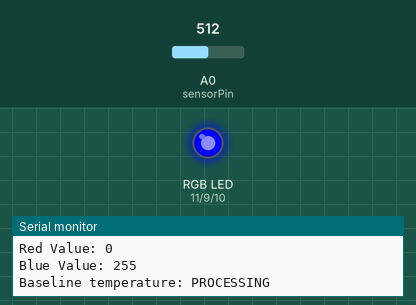
Recording of a sketch running on a simulated Arduino Uno, built with avr-gcc and run on an emulated ATmega328P. On the bench: an RGB LED mixed from three pins (HIGH = lit), the last lines printed to the serial monitor. The inputs (shaded band) are chosen by the test bench; at power-on: A0 (sensorPin) = 512.

Above: at 1.2 s.
1.3 s: A0 (sensorPin) set to 513
At 2.02 s:
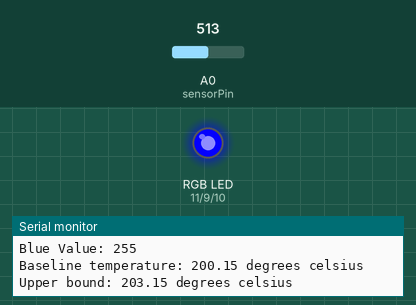
4.3 s: A0 (sensorPin) set to 306
At 5.0 s:
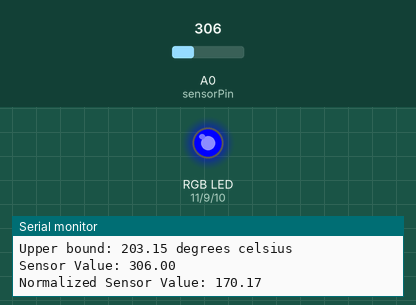
5.8 s: A0 (sensorPin) set to 716
At 7.6 s:
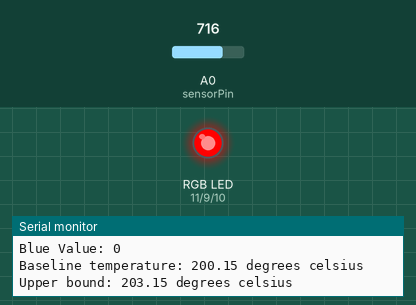
Timing chart, 0 to 9.1 s (numbered marks = the images above; inputs shaded):
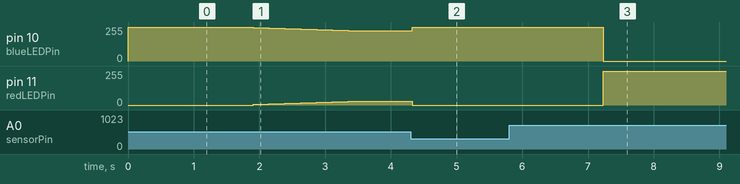

Measured:
- after the input at 1.3 s, pin 10 (blueLEDPin): moves from 255/255 to 226/255 over 1.5 s, starting after 0.60 s; pin 11 (redLEDPin): moves from 0/255 to 29/255 over 1.5 s, starting after 0.60 s
- after the input at 4.3 s, pin 10 (blueLEDPin): 226/255 → 255/255 at once; pin 11 (redLEDPin): 29/255 → 0/255 at once
- after the input at 5.8 s, pin 10 (blueLEDPin): 255/255 → 0/255 after 1.4 s; pin 11 (redLEDPin): 0/255 → 255/255 after 1.4 s

The sketch:

HeatSensor.ino
```cpp
const int sensorPin = A0;   // Pin for temp sensor
float baselineTemp;         // FPV to store base temperature
const int greenLEDPin = 9;  // Pin # for green LED (unused)
const int blueLEDPin = 10;  // Pin # for blue LED
const int redLEDPin = 11;   // Pin # for red LED
int initialReading = 0;     // Counter to see when queue is full

float rollingAvg[10];       // Array used to find normalized value

int redValue = 0;           // Stores value passed to red LED
int greenValue = 0;         // Stores value passed to green LED
int blueValue = 0;          // Stores value passed to blue LED

void setup() {
  Serial.begin(9600);       // open a serial port

  // Voltage converted to temperature at runtime
  float sensorValue = analogRead(sensorPin);
  baselineTemp = (((sensorValue/1024)*5)-.5)*100;

  // Set LED pins as outputs
  pinMode(greenLEDPin,OUTPUT); // Not used
  pinMode(redLEDPin,OUTPUT);
  pinMode(blueLEDPin,OUTPUT);

  // Turn on the blue LED and pass it a value of 255
  analogWrite(blueLEDPin, 255);
} // setup

void loop() {
  // Analog-to-digital converter value
  float sensorValue = analogRead(sensorPin);
  // ADC value/1024 * 5 = voltage
  float voltage = (sensorValue/1024) * 5;
  // Find the temperature from the voltage
  float temperature = (voltage -.5) * 100;
  // Var which will store the rolling average of temperatures
  float normalizedValue;
  // Var which will store the upper bound temperature which
  // will read "warm"
  float upperBound = 0;
  // Var which will hold the 0-255 equivalent of the
  // difference in temperatures
  float conversionValue;

  // Normalized value will become the average of the
  // temperatures in the queue
  normalizedValue = enqueue(temperature);

  // If the initial reading counter is too small, we increment
  if (initialReading < 11)
    initialReading += 1;
  // If the initial reading counter = 10, we assign the base
  // temperature becauase the queue has just been filled
  if (initialReading == 10){
    baselineTemp = normalizedValue;
  } // if

  // Amount the temperature is over baselineTemp
  float difference = normalizedValue - baselineTemp;

// =============================================================
  // The sensor is accurate to the tenths place so that means
  // that we have 10x values between the baselineTemp and the
  // upperBound value where x is the difference between them.
  // upperBound = baselineTemp + 6;  // Smoother
  // upperBound = baselineTemp + 5;    // Works in more rooms
  // upperBound = baselineTemp + 4;
  upperBound = baselineTemp + 3;

  // Assign conversionValue the value returned from conversion()
  // which is a function to convert temperature average to a
  // value between 0 and 255
  conversionValue = conversion(difference);

  // Use the conversion value to determine the 0-255 value of the
  // red and blue LEDs
  redValue = 0 + conversionValue;
  blueValue = 255 - conversionValue;

  // Pass the values to the LEDs to make them light up to the
  // desired brightness
  analogWrite(blueLEDPin, blueValue);
  analogWrite(redLEDPin, redValue);
// =============================================================

  // Output the desired values from the variables whose values
  // have been computed above

  Serial.print("Baseline temperature: ");
  // If the queue has been filled...
  if (initialReading > 10){
    // ...print normally
    Serial.print(baselineTemp);
    Serial.println(" degrees celsius");
    Serial.print("Upper bound: ");
    Serial.print(upperBound);
    Serial.println(" degrees celsius");
  } // if
  // Otherwise, let the user know we haven't gather enough data
  else
    Serial.println("PROCESSING");

  // Skip a line between the baselineTemp and the outputs
  // required for the lab
  Serial.println();
  Serial.print("Sensor Value: ");
  Serial.println(sensorValue);
  Serial.print("Normalized Sensor Value: ");
  // If the queue has been filled...
  if (initialReading > 10)
    // ...print normally
    Serial.println(normalizedValue);
  // Otherwise, let the user know we haven't gather enough data
  else
    Serial.println("PROCESSING");
  Serial.print("Volts: ");
  Serial.println(voltage);
  Serial.print("Degrees Celsius: ");
  Serial.println(temperature);
  Serial.print("Over Threshold ");
  Serial.println(difference);
  Serial.print("Red Value: ");
  Serial.println(redValue);
  Serial.print("Blue Value: ");
  Serial.println(blueValue);

  // Skip a line between Serial outputs
  Serial.println();

  // delay(1);
} // loop

// Enqueue will return the avg temperature gathered by the sensor
float enqueue(float temperature){
  int i;                  // Variable to store counter value
  float avg = 0;          // Variable to store the avg we will return

  dequeue();              // Dequeue the front value

  // Replace the last index's value with the newest temperature
  rollingAvg[9] = temperature;

  // Find the sum of every value in rollingAvg
  for(i = 0; i < 10; i++){
    if (rollingAvg[i] != 0)
      avg += rollingAvg[i];
  } // for

  // Divide the sum by the number of values in rollingAvg
  avg /= 10;

  // Return the avg
  return avg;
} // enqueue

// Dequeue will just remove the oldest data point and swap
// all values forward in the queue
void dequeue(){
  int i;        // Variable to store counter value

  // Swap all values forward in the queue
  for(i = 0; i < 9; i++){
    rollingAvg[i] = rollingAvg[i+1];
  } // for
} // dequeue

// Checks to see if the queue is empty
bool isEmpty(){
  bool isEmpty = false;   // Value we will return

  // If the first index is null...
  if (rollingAvg[0] == 0)
    // ...then the queue is empty
    isEmpty = true;

  // Return whether the queue is empty or not
  return isEmpty;
} // isEmpty

// conversion() is the function which finds a value to
// pass to the LEDs between 0-255 based on the
// normalized temperature which we found with the
// queue and the functions above
int conversion(float difference){

  // FPV to store the value we will return
  float conversionValue;

  // The conversionValue will be equal the difference
  // between the normalizedTemp and the baselineTemp
  // divided by 0.1. We do this because the sensor
  // reads temperature values accurate to the tenths
  // place. By doing this, we find how many 0.1
  // increments we are above the baselineTemp. Next,
  // we multiply that value by 4.25 or 5.1. Why?
  // Our upper bound is x degrees above the baseline
  // temperature, and since the sensor reads temperatures
  // out to the tenths place, it means that there are 10x
  // potential values between the baselineTemp and our
  // upper bound. When we divide 255 (possible values for
  // the LEDs) by 10x, we get a 4.25 or 5.1 depending on
  // which upperBound we decide to use. Therefore, for
  // every 0.1 degree increment over the baselineTemp,
  // we need to add 4.25 or 5.1 respectively to the
  // value we will pass the LEDs.

  // For upperBound is +6
  // conversionValue = (difference / 0.1) * 4.25;
  // For upperBound is +5
  // conversionValue = (difference / 0.1) * 5.1;
  // For upperBound is +4
  // conversionValue = (difference / 0.1) * 6.38;
  // For upperBound is +3
  conversionValue = (difference / 0.1) * 8.5;

  // If the temperature is over the upper bound...
  if (conversionValue > 255)
    // ...we max out the LED value
    conversionValue = 255;
  // If the temperature is below the baselineTemp...
  if (conversionValue < 0)
    // ...we just pass the minimum value
    conversionValue = 0;

  // Return the conversionValue
  return conversionValue;
} // conversion
```
